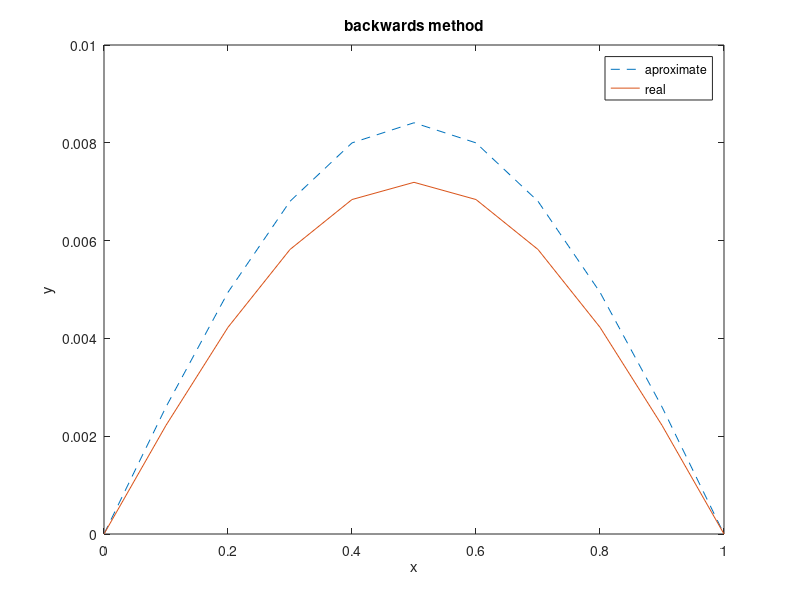

MATLAB code for this plot:
clc;
clear all;
alpha = 1;%defined by the problem in this case there is only d^2u/dx^2 so 1
endpoint = 1;%defined by problem in this case 1 b.c interval is [0,1]
m = 10;
h = .1;
k = h^2/2;
Time = .5; % given in problem
lambda = (alpha^2)*k/(h^2);
g = @(x,t) exp(-(pi^2)*t)*sin(pi*x);
f = @(x) sin(pi*x);
i = (1/m):h:((m-1)/m);
w = zeros(floor(1/h),1);
for j = 1:m-1
w(j) = f(i(j));%no zeroth element in matlab
end
l(1) = 1 + 2*lambda;
u(1) = -lambda/l(1);

for i = 2:m-2
    l(i) = 1+2*lambda + lambda*u(i-1);
    u(i) = - lambda/l(i);
end 

l(m-1) = 1 + 2* lambda + lambda * u(m-2);

for j =1:(Time/k) 
t = j*k;
z(1) = w(1)/l(1);
for i = 2:m-1
   z(i) = ((w(i) + lambda*z(i-1))/l(i));
end
   w(m-1) = z(m-1);
   for i = m-2 :-1: 1
       w(i)= z(i) - u(i)*w(i+1);
   
   
   end
end

i = 0:h:1;
plot(i, [0;w],'--')
hold on;
plot(i,g(i,.5) )
title('backwards method')
xlabel('x')
ylabel('y')
legend('aproximate', 'real')